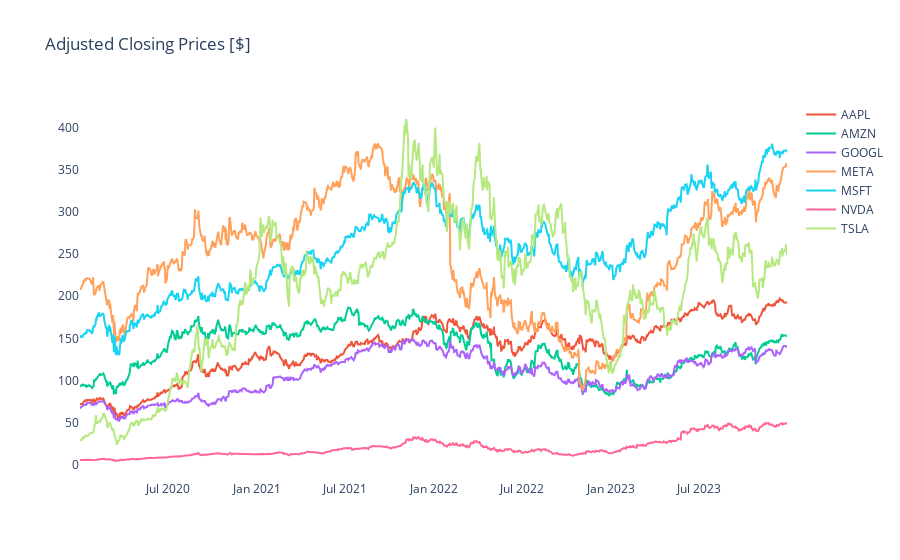

Source (notebook cell):
### Code cell
visual.plot_financial_data(mag7_df, 'Adjusted Closing Prices [$]')

### Figure 1 — Plotly figure (JSON) as saved in the notebook; plotly's stock layout.template omitted (floating-point values rounded to 4 significant figures; data arrays with more than 128 entries replaced by an {"elided": "..."} marker saying what was removed)
{"data": [{"hovertemplate": "<extra></extra>", "legendgroup": "", "line": {"color": "#636efa", "dash": "solid", "width": 2}, "marker": {"symbol": "circle"}, "mode": "lines", "name": "", "orientation": "v", "showlegend": false, "type": "scatter", "xaxis": "x", "yaxis": "y"}, {"line": {"width": 2}, "name": "AAPL", "type": "scatter", "x": {"elided": "1006 str values"}, "y": {"elided": "1006 float values"}}, {"line": {"width": 2}, "name": "AMZN", "type": "scatter", "x": {"elided": "1006 str values"}, "y": {"elided": "1006 float values"}}, {"line": {"width": 2}, "name": "GOOGL", "type": "scatter", "x": {"elided": "1006 str values"}, "y": {"elided": "1006 float values"}}, {"line": {"width": 2}, "name": "META", "type": "scatter", "x": {"elided": "1006 str values"}, "y": {"elided": "1006 float values"}}, {"line": {"width": 2}, "name": "MSFT", "type": "scatter", "x": {"elided": "1006 str values"}, "y": {"elided": "1006 float values"}}, {"line": {"width": 2}, "name": "NVDA", "type": "scatter", "x": {"elided": "1006 str values"}, "y": {"elided": "1006 float values"}}, {"line": {"width": 2}, "name": "TSLA", "type": "scatter", "x": {"elided": "1006 str values"}, "y": {"elided": "1006 float values"}}], "layout": {"legend": {"tracegroupgap": 0}, "plot_bgcolor": "white", "title": {"text": "Adjusted Closing Prices [$]"}, "xaxis": {"anchor": "y", "domain": [0, 1]}, "yaxis": {"anchor": "x", "domain": [0, 1]}}}
